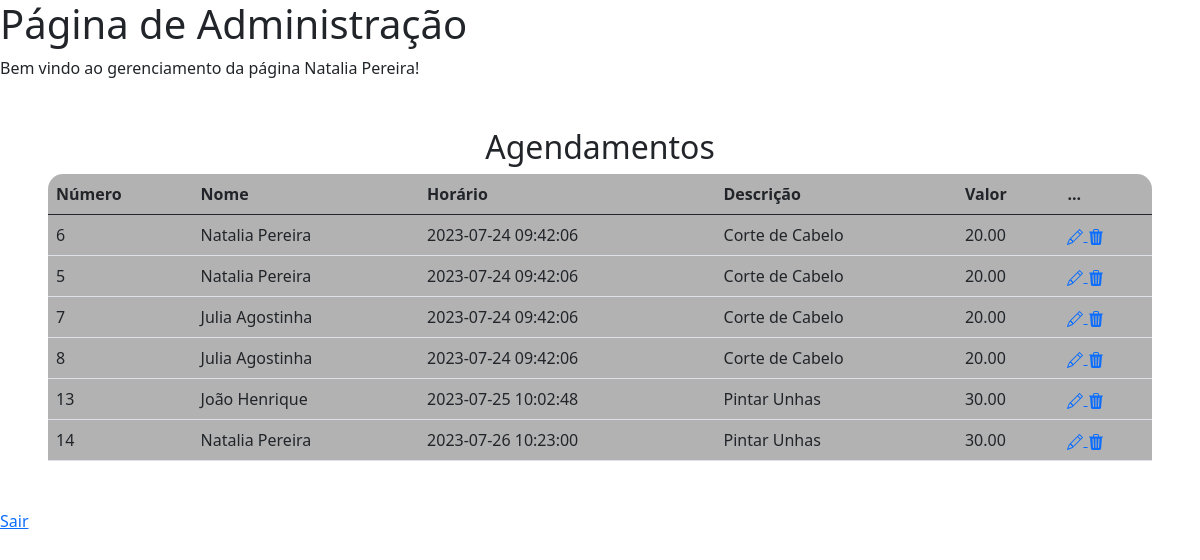
/paineladm.php (signed in), run on the app's committed database.
### tables this page shows
CREATE TABLE IF NOT EXISTS `agendamentos` (
  `id_agendamento` int NOT NULL AUTO_INCREMENT,
  `desc_agendamento` datetime NOT NULL,
  `id_usuario` int NOT NULL,
  `id_servico` int NOT NULL,
  PRIMARY KEY (`id_agendamento`),
  KEY `id_usuario` (`id_usuario`),
  KEY `id_servico` (`id_servico`)
);

CREATE TABLE IF NOT EXISTS `usuarios` (
  `id_usuario` int NOT NULL AUTO_INCREMENT,
  `nome` varchar(50) NOT NULL,
  `email` varchar(140) NOT NULL,
  `senha` varchar(50) NOT NULL,
  `data_cadastro` datetime DEFAULT NULL,
  `permiss` varchar(10) NOT NULL,
  PRIMARY KEY (`id_usuario`)
);

CREATE TABLE IF NOT EXISTS `servicos` (
  `id` int NOT NULL AUTO_INCREMENT,
  `descricao` varchar(50) NOT NULL,
  `valor` varchar(10) NOT NULL,
  PRIMARY KEY (`id`)
);

### paineladm.php (the view, shortened to what this page needs)
<?php
include('conexao.php');
?>
<!DOCTYPE html>
<html lang="en">
<head>
    <link href="https://cdn.jsdelivr.net/npm/bootstrap@5.0.2/dist/css/bootstrap.min.css" rel="stylesheet">
</head>
<body>
    <h1>Página de Administração</h1>
    Bem vindo ao gerenciamento da página <?php echo $_SESSION['nome']; ?>!
    <?php
    $sql = "SELECT * FROM agendamentos ORDER BY desc_agendamento;";
    $result = $mysqli->query($sql);
    $user = $mysqli->query($sql);
    $usuario = $mysqli->query($sql);
    ?>
<div class="m-5">
    <h2 align="center">Agendamentos</h2>
        <table class="table table-bg">
            <thead>
                <tr>
                <th scope="col">Número</th>
                <th scope="col">Nome</th>
                <th scope="col">Horário</th>
                <th scope="col">Descrição</th>
                <th scope="col">Valor</th>
                <th scope="col">...</th>
                </tr>
            </thead>
            <tbody>
            <?php
                while($agend_data = mysqli_fetch_assoc($result)) {
                    echo "<tr>";
                    $usuario2 = $usuario->fetch_assoc();
                    $id_usuario = $usuario2['id_usuario'];
                    $sql3 = "SELECT nome FROM `usuarios` WHERE (`usuarios`.`id_usuario` = $id_usuario);";
                    $result3 = $mysqli->query($sql3);
                    $user_data = mysqli_fetch_assoc($result3);
                    echo "<td>".$agend_data['id_agendamento']."</td>";
                    echo "<td>".$user_data['nome']."</td>";
                    echo "<td>".$agend_data['desc_agendamento']."</td>";
                    $user2 = $user->fetch_assoc();
                    $id_servico = $user2['id_servico'];
                    $sql2 = "SELECT valor,descricao FROM `servicos` WHERE (`servicos`.`id` = $id_servico);";
                    $result2 = $mysqli->query($sql2);
                    $service_data = mysqli_fetch_assoc($result2);
                    echo "<td>".$service_data['descricao']."</td>";
                    echo "<td>".$service_data['valor']."</td>";
                    echo "<td>
                        <a class'btn btn-primary' href='edit.php?id=$agend_data[id_agendamento]'>
                            <svg xmlns='http://www.w3.org/2000/svg' width='16' height='16' fill='currentColor' class='bi bi-pencil' viewBox='0 0 16 16'>
                            <path d='M12.146.146a.5.5 0 0 1 .708 0l3 3a.5.5 0 0 1 0 .708l-10 10a.5.5 0 0 1-.168.11l-5 2a.5.5 0 0 1-.65-.65l2-5a.5.5 0 0 1 .11-.168l10-10zM11.207 2.5 13.5 4.793 14.793 3.5 12.5 1.207 11.207 2.5zm1.586 3L10.5 3.207 4 9.707V10h.5a.5.5 0 0 1 .5.5v.5h.5a.5.5 0 0 1 .5.5v.5h.293l6.5-6.5zm-9.761 5.175-.106.106-1.528 3.821 3.821-1.528.106-.106A.5.5 0 0 1 5 12.5V12h-.5a.5.5 0 0 1-.5-.5V11h-.5a.5.5 0 0 1-.468-.325z'/>
                            </svg>
                        </a>
                        <a class'btn btn-danger' href='delete.php?id=$agend_data[id_agendamento]'>
                        <svg xmlns='http://www.w3.org/2000/svg' width='16' height='16' fill='currentColor' class='bi bi-trash3-fill' viewBox='0 0 16 16'>
                            <path d='M11 1.5v1h3.5a.5.5 0 0 1 0 1h-.538l-.853 10.66A2 2 0 0 1 11.115 16h-6.23a2 2 0 0 1-1.994-1.84L2.038 3.5H1.5a.5.5 0 0 1 0-1H5v-1A1.5 1.5 0 0 1 6.5 0h3A1.5 1.5 0 0 1 11 1.5Zm-5 0v1h4v-1a.5.5 0 0 0-.5-.5h-3a.5.5 0 0 0-.5.5ZM4.5 5.029l.5 8.5a.5.5 0 1 0 .998-.06l-.5-8.5a.5.5 0 1 0-.998.06Zm6.53-.528a.5.5 0 0 0-.528.47l-.5 8.5a.5.5 0 0 0 .998.058l.5-8.5a.5.5 0 0 0-.47-.528ZM8 4.5a.5.5 0 0 0-.5.5v8.5a.5.5 0 0 0 1 0V5a.5.5 0 0 0-.5-.5Z'/>
                        </svg>
                        </a>
                    </td>";
                    echo "</tr>";
                }
            ?>
            </tbody>
        </table>
    </div>
    <p>
        <a href="logout.php">Sair</a>
    </p>
</body>
</html>

### paineladm.php (style rules this page uses)
.table-bg { background: rgba(0, 0, 0, 0.3); border-radius: 15px 15px 0 0; }

### data on the page
agendamentos: id_agendamento "6", id_usuario.nome "Natalia Pereira", desc_agendamento "2023-07-24 09:42:06", id_servico.descricao "Corte de Cabelo", id_servico.valor "20.00"
agendamentos: id_agendamento "5", id_usuario.nome "Natalia Pereira", desc_agendamento "2023-07-24 09:42:06", id_servico.descricao "Corte de Cabelo", id_servico.valor "20.00"
agendamentos: id_agendamento "7", id_usuario.nome "Julia Agostinha", desc_agendamento "2023-07-24 09:42:06", id_servico.descricao "Corte de Cabelo", id_servico.valor "20.00"
agendamentos: id_agendamento "8", id_usuario.nome "Julia Agostinha", desc_agendamento "2023-07-24 09:42:06", id_servico.descricao "Corte de Cabelo", id_servico.valor "20.00"
agendamentos: id_agendamento "13", id_usuario.nome "João Henrique", desc_agendamento "2023-07-25 10:02:48", id_servico.descricao "Pintar Unhas", id_servico.valor "30.00"
agendamentos: id_agendamento "14", id_usuario.nome "Natalia Pereira", desc_agendamento "2023-07-26 10:23:00", id_servico.descricao "Pintar Unhas", id_servico.valor "30.00"

### other printed values
$_SESSION['nome'] "Natalia Pereira"
